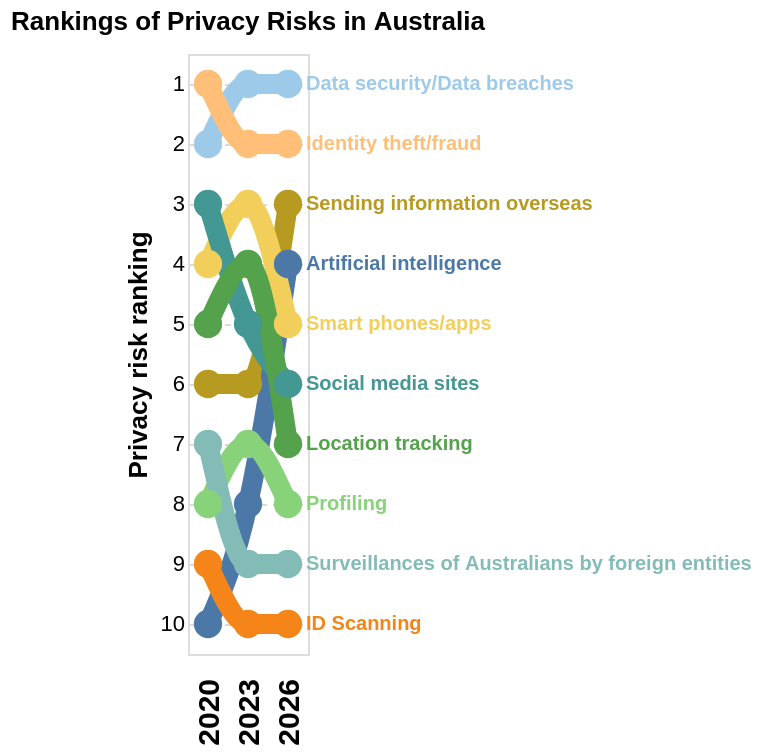

Specify this chart in Vega-Lite:
### Vega-Lite specification from a JSON file in a GitHub repository (floating-point values rounded to 4 significant figures)
{"$schema": "https://vega.github.io/schema/vega-lite/v5.json", "title": "Rankings of Privacy Risks in Australia", "width": "container", "data": {"values": [{"PrivacyRisk": "Data security/Data breaches", "Rank 2020": 2, "Rank 2023": 1, "Rank 2026": 1}, {"PrivacyRisk": "Identity theft/fraud", "Rank 2020": 1, "Rank 2023": 2, "Rank 2026": 2}, {"PrivacyRisk": "Sending information overseas", "Rank 2020": 6, "Rank 2023": 6, "Rank 2026": 3}, {"PrivacyRisk": "Artificial intelligence", "Rank 2020": 10, "Rank 2023": 8, "Rank 2026": 4}, {"PrivacyRisk": "Smart phones/apps", "Rank 2020": 4, "Rank 2023": 3, "Rank 2026": 5}, {"PrivacyRisk": "Social media sites", "Rank 2020": 3, "Rank 2023": 5, "Rank 2026": 6}, {"PrivacyRisk": "Location tracking", "Rank 2020": 5, "Rank 2023": 4, "Rank 2026": 7}, {"PrivacyRisk": "Profiling", "Rank 2020": 8, "Rank 2023": 7, "Rank 2026": 8}, {"PrivacyRisk": "Surveillances of Australians by foreign entities", "Rank 2020": 7, "Rank 2023": 9, "Rank 2026": 9}, {"PrivacyRisk": "ID Scanning", "Rank 2020": 9, "Rank 2023": 10, "Rank 2026": 10}]}, "transform": [{"fold": ["Rank 2020", "Rank 2023", "Rank 2026"], "as": ["Year", "Rank"]}, {"calculate": "toNumber(replace(datum.Year, 'Rank ', ''))", "as": "Year"}], "encoding": {"x": {"field": "Year", "type": "ordinal", "sort": [2020, 2023, 2026], "axis": {"title": null, "labelFontSize": 15, "labelFontWeight": "bold", "labelPadding": 12, "domain": false, "ticks": false, "grid": false}}, "y": {"field": "Rank", "type": "quantitative", "scale": {"domain": [10.5, 0.5], "nice": false}, "axis": {"title": "Privacy risk ranking", "titleFontSize": 13, "labelFontSize": 11, "values": [1, 2, 3, 4, 5, 6, 7, 8, 9, 10], "grid": true, "gridColor": "#dedbd2", "gridDash": [3, 3], "domain": false, "ticks": false}}, "color": {"field": "PrivacyRisk", "type": "nominal", "scale": {"scheme": "tableau20"}}, "detail": {"field": "PrivacyRisk"}, "tooltip": [{"field": "PrivacyRisk", "type": "nominal", "title": "Privacy risk"}, {"field": "Year", "type": "ordinal", "title": "Year"}, {"field": "Rank", "type": "quantitative", "title": "Rank", "format": ".0f"}]}, "layer": [{"mark": {"type": "line", "interpolate": "monotone", "strokeWidth": 10, "point": {"filled": true, "size": 200, "strokeWidth": 1}}}, {"transform": [{"filter": "datum.Year === 2026"}], "mark": {"type": "text", "align": "left", "dx": 9, "fontSize": 10, "fontWeight": "bold"}, "encoding": {"text": {"field": "PrivacyRisk"}, "color": {"field": "PrivacyRisk", "type": "nominal", "scale": {"scheme": "tableau20"}, "legend": null}}}]}
